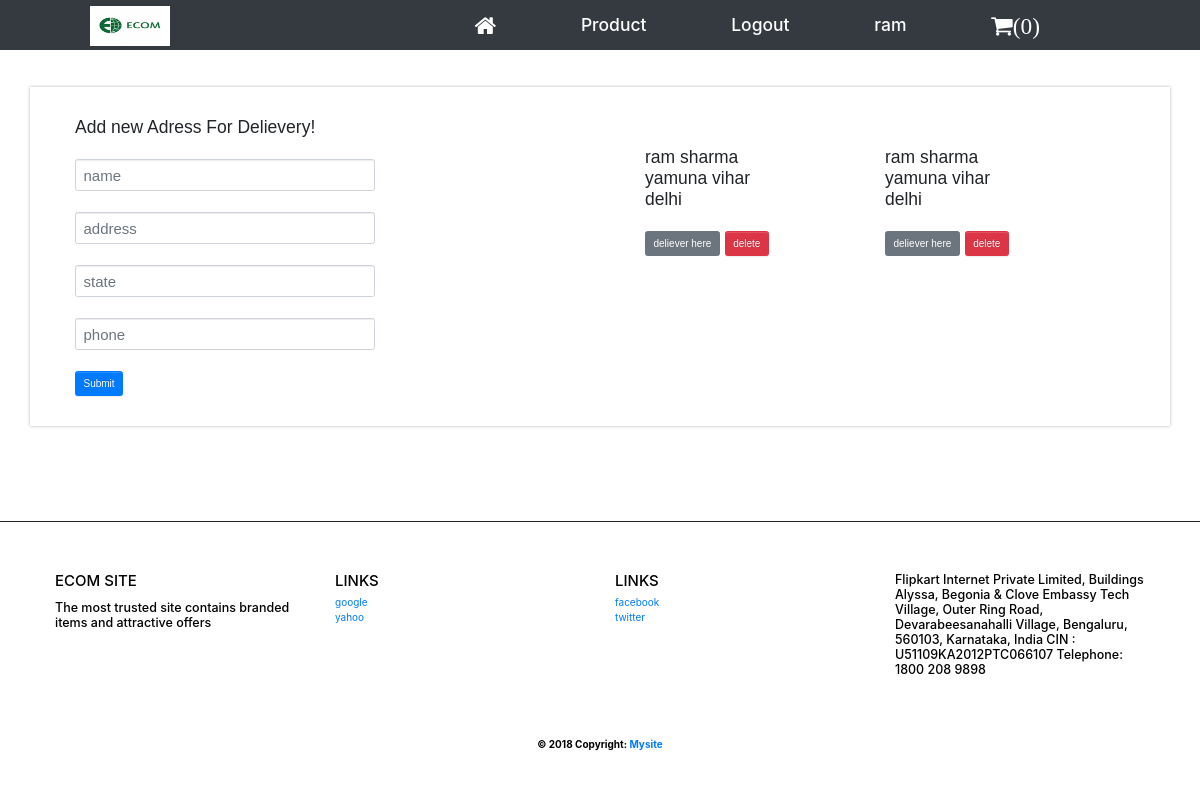
Page /order/ (signed in) on the earlier database version.
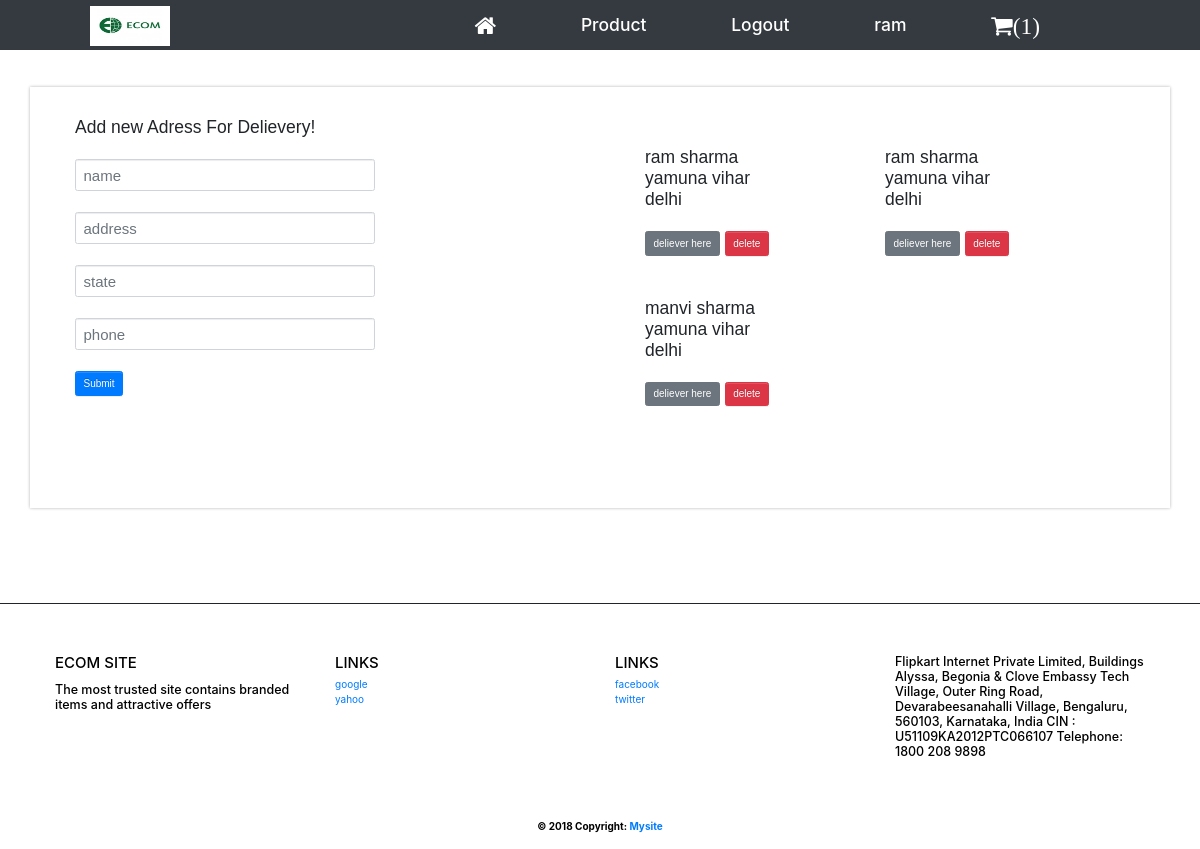
Same page on the later database version.
### user/models.py (models this page shows, shortened)
class Orderdetail(models.Model):
    name = models.CharField(max_length=400)
    buyername = models.CharField(max_length=400)
    address = models.CharField(max_length=400)
    state = models.CharField(max_length=400)
    phone = models.IntegerField()

### user/views.py (the view)
# urls.py: url(r'^order/$', views.ordered, name='order'),
def ordered(request, template_name='user/order.html'):
    form = order(request.POST or None)
    Product = Orderdetail.objects.filter(buyername=request.user.username)
    post_count = cart.objects.filter(name=request.user, status='int')
    a = 0
    list={}
    list['a_count'] = post_count
    for value in list['a_count']:
        a = a + value.quantity
    request.session['count'] =  a
    if form.is_valid():
        instance=form.save(commit=False)
        instance.buyername =request.user
        instance.save()
        return redirect('order')
    return render(request, template_name, {'form': form,'object':Product,'count':a})

### user/forms.py
class order(forms.ModelForm):
    class Meta:
        model = Orderdetail
        fields = ('name','address','state','phone')

### user/templates/user/order.html
{% extends "user/product_base.html" %}
 {% block content %}
<div class="container">
<div class="row">
  <div class="col-sm-6">
        Add new Adress For Delievery!<br>
<br>
     <form  method="post">{% csrf_token %}
          <input type="text" class="form-control" name="name" placeholder="name" required style="width :300px;font-size: 15px;"><br>
          <input type="text" class="form-control" name="address" placeholder="address" required style="width :300px;font-size: 15px;"><br>
          <input type="text" class="form-control" name="state" placeholder="state" required style="width :300px;font-size: 15px;"><br>
          <input type="text" class="form-control" name="phone" placeholder="phone" required style="width :300px;font-size: 15px;"><br>
        <input class="btn btn-primary" type="submit" value="Submit"/>
     </form></div>
 <div class="col-sm-6">
<div class="row">
     {% for post in object %}
 <div class="col-md-6" >
            {{post.name}}<br>
                {{post.address}}<br>
                 {{post.state}}<br><br>
          <a href="{% url 'place' post.id %}" class="btn btn-secondary">deliever here</a>
          <a href="{% url 'delete_address' post.id %}" class="btn btn-danger">delete</a><br><br><br>
 </div>
    {% endfor %}</div>
 </div>
</div></div>
{% endblock %}

### user/templates/user/product_base.html (shortened to what this page needs)
{% load static %}
<!DOCTYPE html>
<html>
  <head>
            <link rel="stylesheet" href="https://maxcdn.bootstrapcdn.com/bootstrap/3.3.4/css/bootstrap.min.css">
<link rel="stylesheet" href="https://maxcdn.bootstrapcdn.com/bootstrap/3.3.4/css/bootstrap-theme.min.css">
    <link rel="stylesheet" href="https://stackpath.bootstrapcdn.com/font-awesome/4.7.0/css/font-awesome.min.css">
</head>
  <body>
    <link rel="stylesheet" href="https://maxcdn.bootstrapcdn.com/bootstrap/3.3.7/css/bootstrap.min.css">
<h3>
      <nav class="navbar-fixed-top bg-dark"  style="width:100%;height:50px ; padding-right:90px;padding-left:90px; Line-height: 50px; ">
        <img src="{% static './user/img/ecom.png' %}" width="80" height="40" >
        <ul>
          <li><a style="text-decoration:none" href="{% url 'index' %}"><i class="fa fa-home fa-lg" aria-hidden="true"></i></a></li>
              <li><a style="text-decoration:none" href="{% url 'show' %}">Product</a></li>
                    {% if user.is_authenticated %}
<li><a style="text-decoration:none" href="{% url 'logout' %}">Logout</a></li>
              <li><a style="text-decoration:none" href="{% url 'list' %}" style="color :black">{{ user.username }}</a></li>
          <li><a style="text-decoration:none" href="{% url 'show_cart' %}"><i class="fa fa-shopping-cart fa-lg " aria-hidden="true">({{count}})</i></a></li>
            {% else %} <li><a style="text-decoration:none" href="{% url 'register' %}">Register</a></li>
           <li><a style="text-decoration:none" href="{% url 'user_login' %}">Login  </a></li>
{% endif %}
    </ul></nav>
   <br><br><br>
<link rel="stylesheet" href="https://maxcdn.bootstrapcdn.com/bootstrap/4.3.1/css/bootstrap.min.css">
 {% block content %}
    {% endblock %}
</h3>
     <br><br><br><br><br><br>
<footer class="page-footer font-small blue pt-4" style="border-top:  1px solid ">
  <div class="nav-link">
  <div class="container-fluid text-center text-md-left">
    <div class="row">
      <div class="col-md-3 mt-md-0 mt-3">
        <h4 class="text-uppercase">ecom site</h4>
        <p><h5>The most trusted site contains branded items and attractive offers</h5></p>
      </div>
      <div class="col-md-3 mb-md-0 mb-3">
        <h4 class="text-uppercase">Links</h4>
        <ul class="list-unstyled">
          <li>
            <a href="#!">google</a>
          </li>
          <li>
            <a href="#!">yahoo</a>
          </li>
        </ul>
      </div>
      <div class="col-md-3 mb-md-0 mb-3">
        <h4 class="text-uppercase">Links</h4>
        <ul class="list-unstyled">
          <li>
            <a href="#!">facebook</a>
          </li>
          <li>
            <a href="#!">twitter</a>
          </li>
        </ul>
      </div>
      <div class="col-md-3 mb-md-0 mb-3">
      <h5>Flipkart Internet Private Limited,
          Buildings Alyssa, Begonia &
        Clove Embassy Tech Village,
        Outer Ring Road, Devarabeesanahalli Village,
        Bengaluru, 560103,
        Karnataka, India
        CIN : U51109KA2012PTC066107
        Telephone: 1800 208 9898</h5>
      </div>
    </div>
  </div>
  <strong><br>
  <div class="footer-copyright text-center py-3">© 2018 Copyright:
    <a href="http://127.0.0.1:8000/user/"> Mysite</a>
  </div></strong></div>
</footer>
  </body>
</html>

Differences in the rows shown:
added Orderdetail: name "manvi sharma", address "yamuna vihar", state "delhi"
Other differences:
{{ count }}: "0" → "1"
